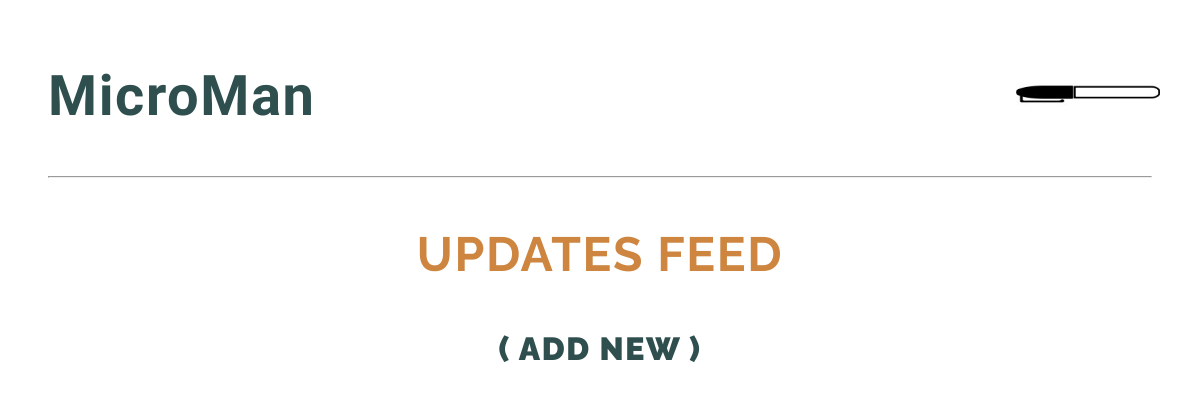
The page /changes/ (signed in) on the database as committed earlier.
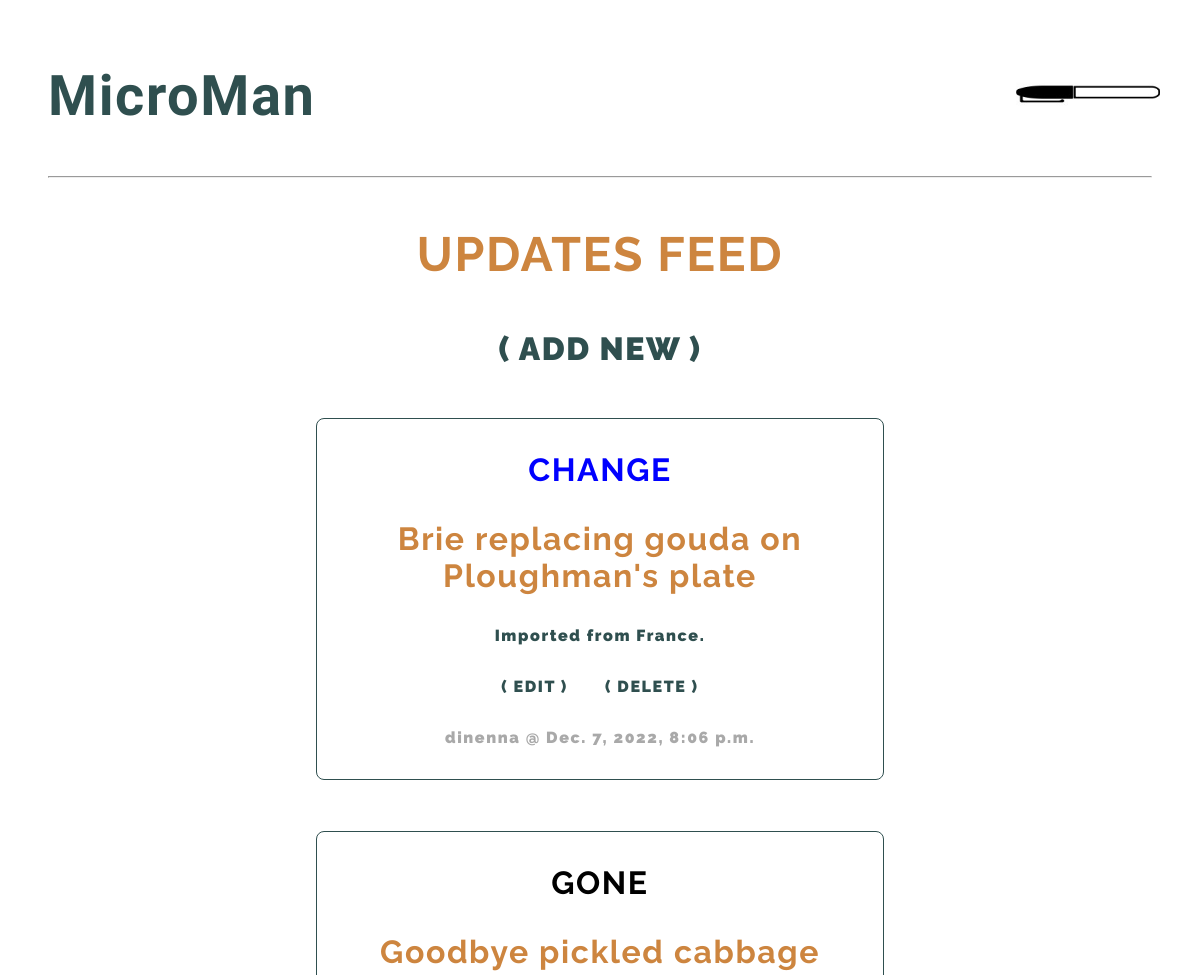
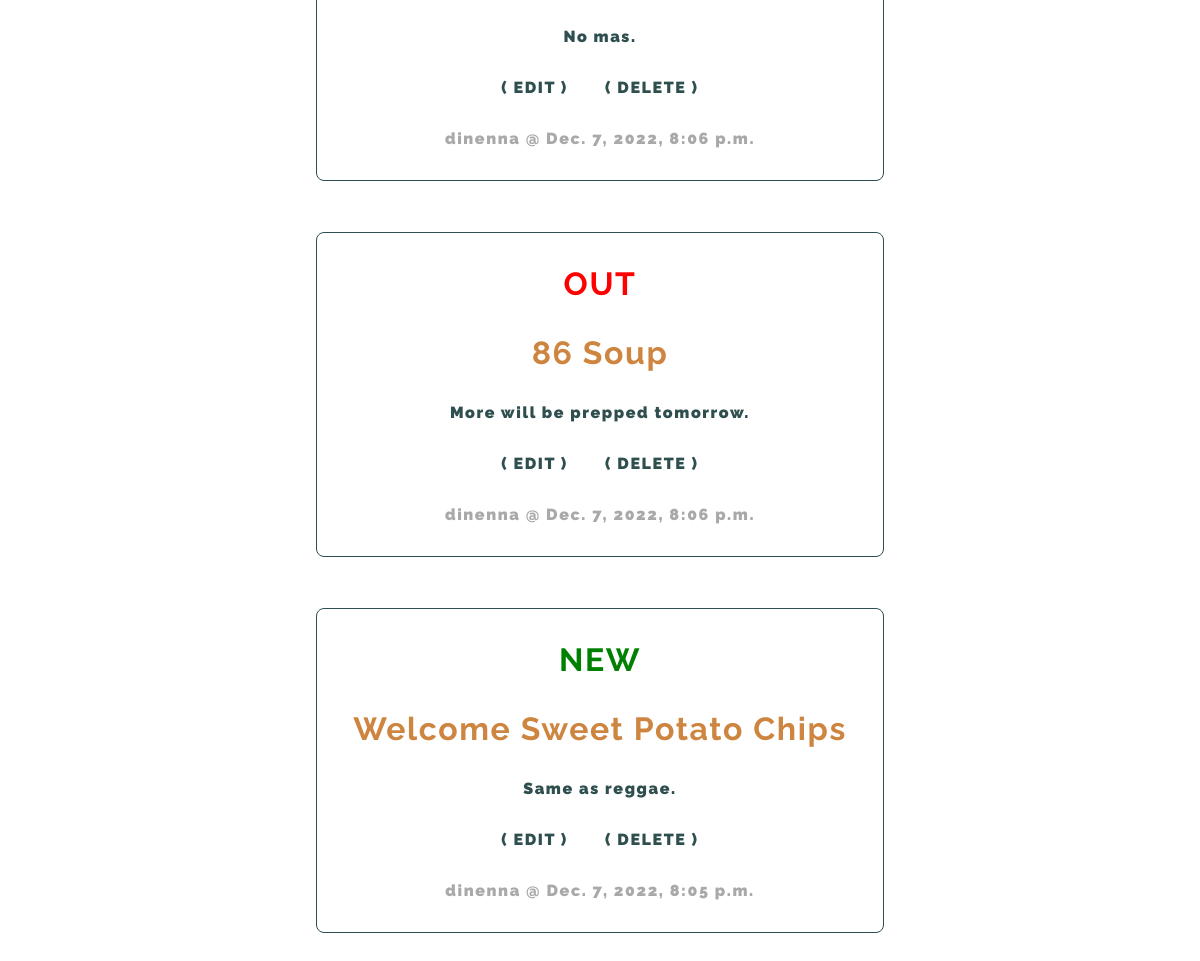
The same page on the database as committed later (2 pictures, top to bottom).
### base/models.py (models this page shows, shortened)
class Update(models.Model):
  user = models.ForeignKey(CustomUser, related_name='update', on_delete=models.SET_NULL, null=True)
  update_types = (
    ('NEW', 'NEW'),
    ('OUT', 'OUT'),
    ('GONE', 'GONE'),
    ('CHANGE', 'CHANGE'),
  )
  type = models.CharField(max_length=6, choices=update_types)
  subject = models.CharField(max_length=200)
  description = models.TextField()
  updated = models.DateTimeField(auto_now=True)
  created = models.DateTimeField(auto_now_add=True)
  class Meta:
    ordering = ['-updated', '-created']

### users/models.py (models this page shows)
class CustomUser(AbstractUser):
    username = models.CharField(max_length=50, unique=True)
    first_name = models.CharField(max_length=50)
    last_name = models.CharField(max_length=50)
    email = models.EmailField(max_length=254)
    role = models.CharField(max_length=50)
    def __str__(self):
        return self.username

### base/views.py (the view)
# urls.py: path('changes/', views.changes, name='changes'),
def changes(request):
    updates = Update.objects.all()
    form = UpdateForm()
    if request.method == 'POST':
        form = UpdateForm(request.POST)
        if form.is_valid():
            form.save()
            return redirect('/changes')
    context = {'updates': updates, 'form': form}
    return render(request, 'changes.html', context)

### templates/changes.html
{% extends 'main.html' %}
{% load static %}
{% block content %}
<h2 class='h2-header'>UPDATES FEED</h2>
<div id='updates-container'>
  <a id='update-add-h3' href="create-update/">( ADD NEW )</a>
  <br>
  {% for update in updates %}
  <div class='update-div'>
    {% if update.type == 'OUT' %}
    <h2 class='out'>{{ update.type }}</h2>
    {% elif update.type == 'NEW' %}
    <h2 class='new'>{{ update.type }}</h2>
    {% elif update.type == 'CHANGE' %}
    <h2 class='change'>{{ update.type }}</h2>
    {% elif update.type == 'GONE' %}
    <h2 class='gone'>{{ update.type }}</h2>
    {% endif %}
    <h2>{{ update.subject }}</h2>
    <p>{{ update.description }}</p>
    {% if request.user == update.user %}
    <p>
      <a class='a-btn' href="update-update/{{ update.id }}">( EDIT )</a>
      <a class='a-btn' href="delete-update/{{ update.id }}">( DELETE )</a>
    </p>
    {% endif %}
    <p class='timestamp'>{{ update.user }} @ {{ update.created }}</p>
  </div>
  <br>
    {% endfor %}
</div>
{% endblock content %}

Rows that differ between the two databases and show on the page:
added Update: type "CHANGE", subject "Brie replacing gouda on Ploughman's plate", description "Imported from France.", user "dinenna", created "Dec. 7, 2022, 8:06 p.m."
added Update: type "GONE", subject "Goodbye pickled cabbage", description "No mas.", user "dinenna", created "Dec. 7, 2022, 8:06 p.m."
added Update: type "OUT", subject "86 Soup", description "More will be prepped tomorrow.", user "dinenna", created "Dec. 7, 2022, 8:06 p.m."
added Update: type "NEW", subject "Welcome Sweet Potato Chips", description "Same as reggae.", user "dinenna", created "Dec. 7, 2022, 8:05 p.m."
